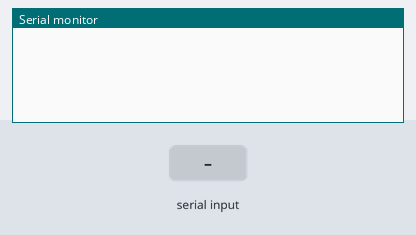
Bench run of a sketch on a simulated Arduino Uno, built with avr-gcc and run on an emulated ATmega328P. Parts: the last lines printed to the serial monitor. The inputs (shaded band) are chosen by the test bench.

Above: at 1.2 s.
1.3 s: "90,45\n" received over Serial
At 1.8 s:
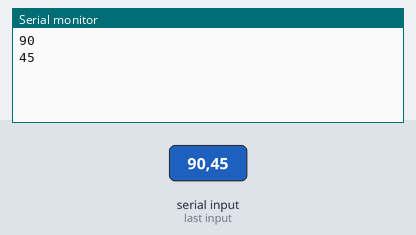
2.8 s: "30,150\n" received over Serial
At 4.9 s:
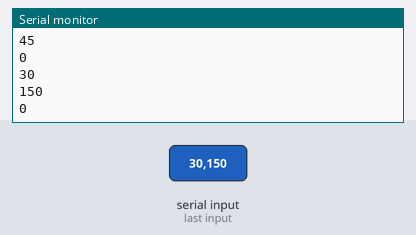
Timing chart, 0 to 6.4 s (numbered marks = the images above; inputs shaded):
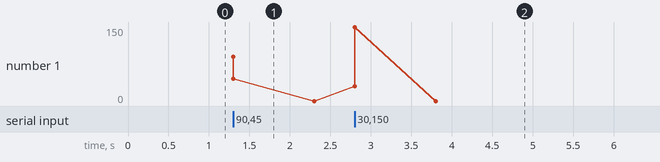

Measured:
- after the input at 1.3 s, the serial monitor: prints a new line at once (image 1)
- after the input at 2.8 s, the serial monitor: prints a new line at once (image 2)

The sketch:

IMU_values.ino
```cpp
#include <SoftwareSerial.h>

int val;

void setup() {
  Serial.begin(57600);
}

void loop() {
    if (Serial.available()) {
      val = Serial.parseInt(); //see whatever came in on Serial.read()
      Serial.println(val);
    }
}
```
